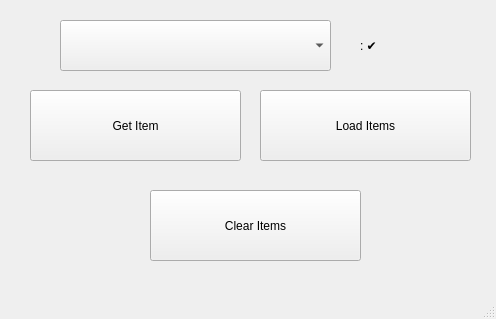
<?xml version="1.0" encoding="UTF-8"?>
<ui version="4.0">
 <class>MainWindow</class>
 <widget class="QMainWindow" name="MainWindow">
  <property name="geometry">
   <rect>
    <x>0</x>
    <y>0</y>
    <width>496</width>
    <height>319</height>
   </rect>
  </property>
  <property name="windowTitle">
   <string>MainWindow</string>
  </property>
  <widget class="QWidget" name="centralwidget">
   <widget class="QComboBox" name="CbBox">
    <property name="geometry">
     <rect>
      <x>60</x>
      <y>20</y>
      <width>271</width>
      <height>51</height>
     </rect>
    </property>
   </widget>
   <widget class="QLabel" name="lbl_one">
    <property name="geometry">
     <rect>
      <x>360</x>
      <y>30</y>
      <width>101</width>
      <height>31</height>
     </rect>
    </property>
    <property name="text">
     <string>: ✔</string>
    </property>
   </widget>
   <widget class="QPushButton" name="btnGetItem">
    <property name="geometry">
     <rect>
      <x>30</x>
      <y>90</y>
      <width>211</width>
      <height>71</height>
     </rect>
    </property>
    <property name="text">
     <string>Get Item</string>
    </property>
   </widget>
   <widget class="QPushButton" name="btnLoadItem">
    <property name="geometry">
     <rect>
      <x>260</x>
      <y>90</y>
      <width>211</width>
      <height>71</height>
     </rect>
    </property>
    <property name="text">
     <string>Load Items</string>
    </property>
   </widget>
   <widget class="QPushButton" name="btnClearItems">
    <property name="geometry">
     <rect>
      <x>150</x>
      <y>190</y>
      <width>211</width>
      <height>71</height>
     </rect>
    </property>
    <property name="text">
     <string>Clear Items</string>
    </property>
   </widget>
  </widget>
  <widget class="QMenuBar" name="menubar">
   <property name="geometry">
    <rect>
     <x>0</x>
     <y>0</y>
     <width>496</width>
     <height>20</height>
    </rect>
   </property>
  </widget>
  <widget class="QStatusBar" name="statusbar"/>
 </widget>
 <resources/>
 <connections/>
</ui>
